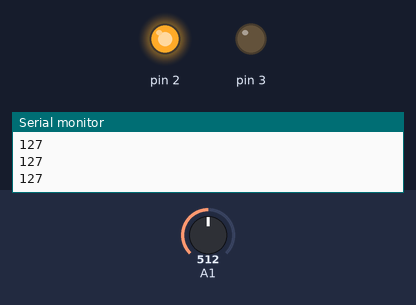
Bench run of a sketch on a simulated Arduino Uno, built with avr-gcc and run on an emulated ATmega328P. On the bench: output pins drawn as LEDs (lit = HIGH), the last lines printed to the serial monitor. The inputs (shaded band) are chosen by the test bench; at power-on: A1 = 512.

Above: at 1.2 s.
1.3 s: A1 set to 218
2.8 s: A1 set to 196
At 3.9 s:
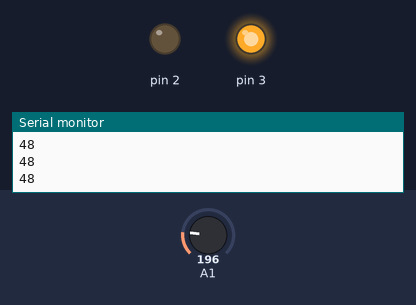
4.3 s: A1 set to 306
At 4.9 s:
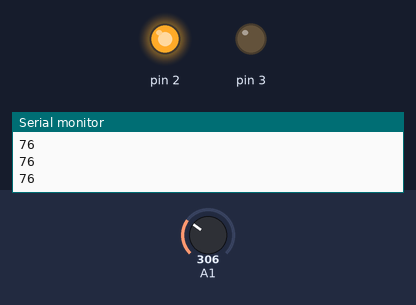
5.8 s: A1 set to 122
At 6.1 s:
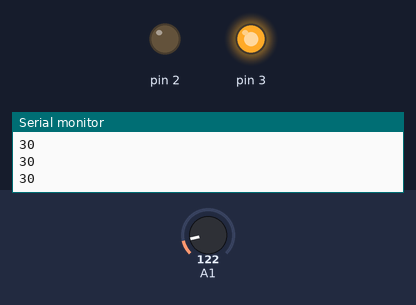
Timing chart, 0 to 8.3 s (numbered marks = the images above; inputs shaded):
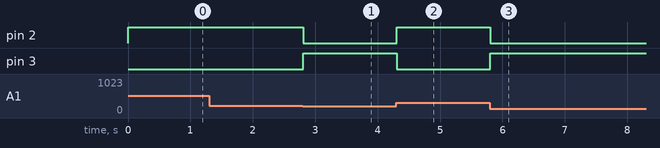

Measured:
- the behaviour switches between 205 and 204 on A1 (found by bisection; images 0 and 1)
- after the input at 2.8 s, pin 2: HIGH → LOW at once; pin 3: LOW → HIGH at once
- after the input at 4.3 s, pin 2: LOW → HIGH at once; pin 3: HIGH → LOW at once
- after the input at 5.8 s, pin 2: HIGH → LOW at once; pin 3: LOW → HIGH at once

The sketch:

pot_kullanimi.ino
```cpp
void setup()
{
  Serial.begin(9600);
  pinMode(2,OUTPUT);
  pinMode(3,OUTPUT);

}
void loop()
{
  int deger = analogRead(A1);
  deger=map(deger,0,1023,0,255);
  Serial.println(deger);

  if(deger>50)
  {
    digitalWrite(3,LOW);
    digitalWrite(2,HIGH);
  }
  else
  {
    digitalWrite(2,LOW);
    digitalWrite(3,HIGH);
  }
}
```
